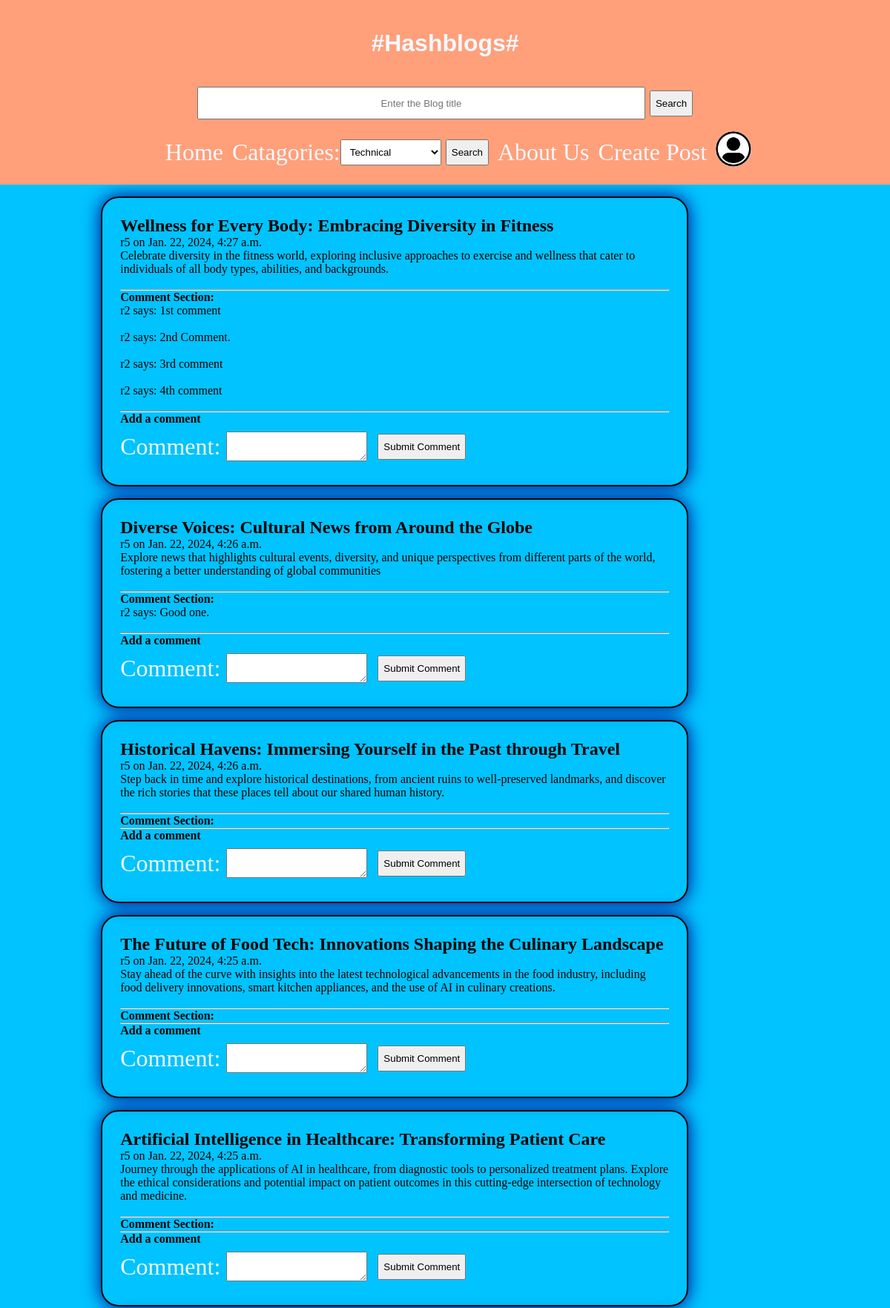
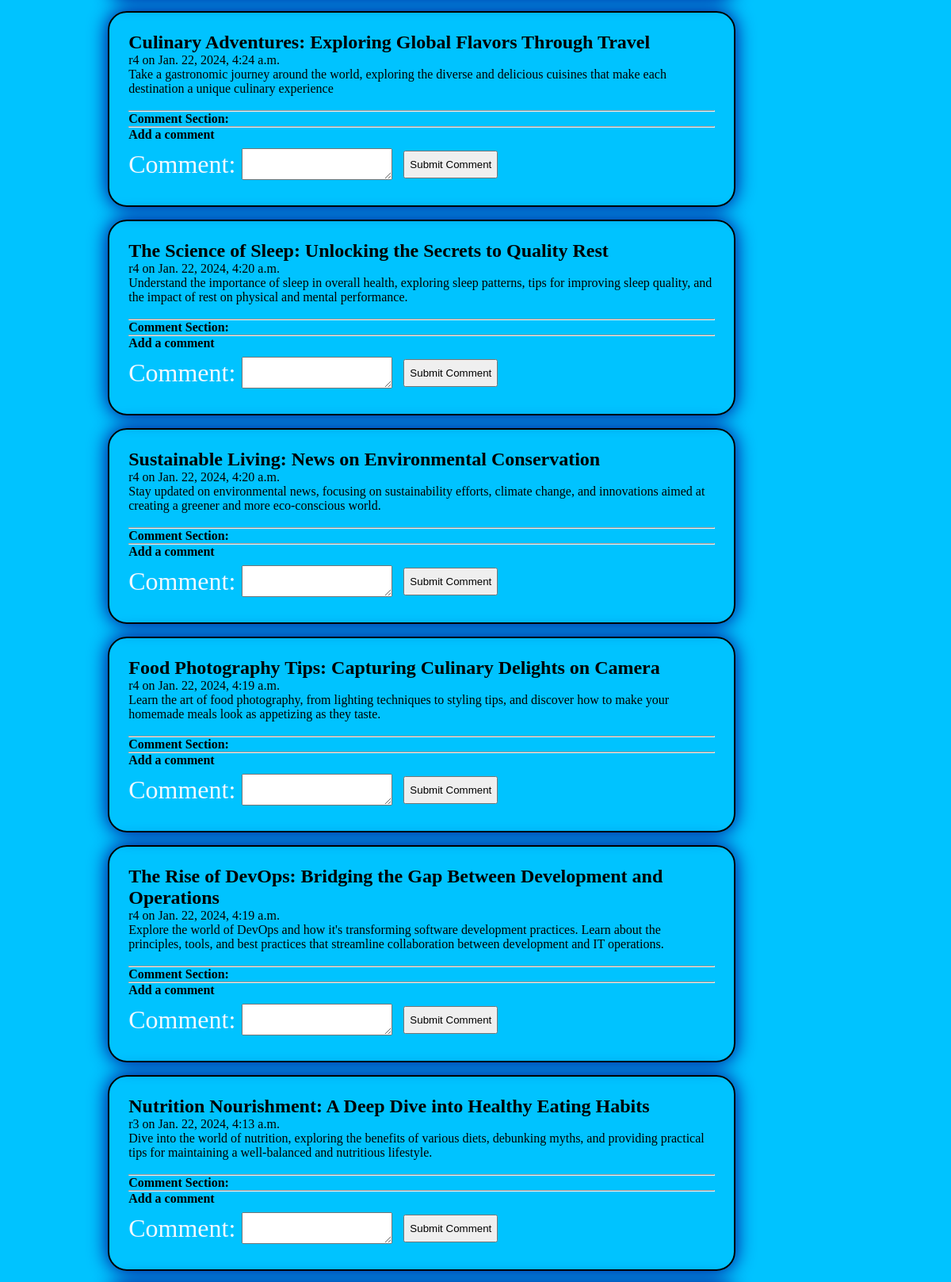
Screenshot of / (signed in, upper part) with the database file from the repository (2 pictures, top to bottom).
### blog/models.py (models this page shows, shortened)
class BlogPost(models.Model):
    title = models.CharField(max_length=255)
    Catagories = models.CharField(max_length=255, default = "Others")
    content = models.TextField()
    author = models.ForeignKey(User, on_delete=models.CASCADE)
    date_posted = models.DateTimeField()

class Comment(models.Model):
    post = models.ForeignKey(BlogPost, related_name='comments', on_delete=models.CASCADE)
    name = models.CharField(max_length=100)
    comment_content = models.TextField(null = False)
    created_at = models.DateTimeField()

### blog/views.py (the view)
# urls.py: path('',views.index,name="index"),
def index(request):
    if request.user.is_anonymous:
        return redirect("login")
    else:
        posts = BlogPost.objects.all().order_by('-date_posted')
        context={
            'posts':posts
        }
        return render(request,'index.html',context)

### template/index.html (shortened to what this page needs)
{% extends "Base.html" %}
{% load static %}
    {% block stylesheet %}
    <link rel="stylesheet" href="{% static 'styleindex.css' %}">
    {% endblock stylesheet %}
    {% block body %}
    <div class="body">
        <div class="blogs">
            {% for posts in posts %}
            <div class="blog">
                <h2>{{posts.title}}</h2>
                <p>{{posts.author}} on {{posts.date_posted}}</p>
                <p>{{posts.content}}</p> <br>
                <hr>
                <h4>Comment Section:</h4>
                {% for comment in posts.comments.all %}
                <p>{{ comment.name }} says: {{ comment.comment_content }}</p>
                <br>
                {% endfor %}
                <hr>
                <h4>Add a comment</h4>
                <div class="new_comment">
                    <form method="post" action="{% url 'post_detail' pk=posts.pk %}">
                        <label for="content">Comment:</label>
                        <textarea name="content" rows="2" cols="30" required></textarea>
                        <br>
                        <button type="submit">Submit Comment</button>
                    </form>
                </div>
            </div>
            {% endfor %}
        </div>
    </div>
    {% endblock body %}

### static/stylebase.css (style rules this page uses)
* { margin: 0; padding: 0; }
nav ol a,label { align-items: center; text-decoration: none; font-size: 4vh; color: aliceblue; }
textarea { width: 15vw; margin: 1vh; }
button { padding: 1vh .5vw; margin-left: .5vw; }

### static/styleindex.css (style rules this page uses)
* { margin: 0; padding: 0; }
.body { min-height: 80vh; background-color: rgb(0, 195, 255); display: flex; flex-direction: row-reverse; align-items: center; justify-content: center; }
.blogs { max-width: 70%; }
form { display: flex; align-items: center; }
.blog { border: 2px solid black; margin: 2vh 2vw; padding: 2vw; border-radius: 3vh; box-shadow: 0 0 2vw darkblue; }
textarea { padding: .5vh; }

### rows the page displays
BlogPost: title "Wellness for Every Body: Embracing Diversity in Fitness", author "r5", date_posted "Jan. 22, 2024, 4:27 a.m.", content "Celebrate diversity in the fitness world, exploring inclusive approaches to exercise and wellness that cater to individuals of all body types, abilities, and backgrounds."
Comment: name "r2", comment_content "1st comment"
Comment: name "r2", comment_content "2nd Comment."
Comment: name "r2", comment_content "3rd comment"
Comment: name "r2", comment_content "4th comment"
BlogPost: title "Diverse Voices: Cultural News from Around the Globe", author "r5", date_posted "Jan. 22, 2024, 4:26 a.m.", content "Explore news that highlights cultural events, diversity, and unique perspectives from different parts of the world, fostering a better understanding of global communities"
Comment: name "r2", comment_content "Good one."
BlogPost: title "Historical Havens: Immersing Yourself in the Past through Travel", author "r5", date_posted "Jan. 22, 2024, 4:26 a.m.", content "Step back in time and explore historical destinations, from ancient ruins to well-preserved landmarks, and discover the rich stories that these places tell about our shared human history."
BlogPost: title "The Future of Food Tech: Innovations Shaping the Culinary Landscape", author "r5", date_posted "Jan. 22, 2024, 4:25 a.m.", content "Stay ahead of the curve with insights into the latest technological advancements in the food industry, including food delivery innovations, smart kitchen appliances, and the use of AI in culinary creations."
BlogPost: title "Artificial Intelligence in Healthcare: Transforming Patient Care", author "r5", date_posted "Jan. 22, 2024, 4:25 a.m.", content "Journey through the applications of AI in healthcare, from diagnostic tools to personalized treatment plans. Explore the ethical considerations and potential impact on patient outcomes in this cutting-edge intersection of technology and medicine."
BlogPost: title "Culinary Adventures: Exploring Global Flavors Through Travel", author "r4", date_posted "Jan. 22, 2024, 4:24 a.m.", content "Take a gastronomic journey around the world, exploring the diverse and delicious cuisines that make each destination a unique culinary experience"
BlogPost: title "The Science of Sleep: Unlocking the Secrets to Quality Rest", author "r4", date_posted "Jan. 22, 2024, 4:20 a.m.", content "Understand the importance of sleep in overall health, exploring sleep patterns, tips for improving sleep quality, and the impact of rest on physical and mental performance."
BlogPost: title "Sustainable Living: News on Environmental Conservation", author "r4", date_posted "Jan. 22, 2024, 4:20 a.m.", content "Stay updated on environmental news, focusing on sustainability efforts, climate change, and innovations aimed at creating a greener and more eco-conscious world."
BlogPost: title "Food Photography Tips: Capturing Culinary Delights on Camera", author "r4", date_posted "Jan. 22, 2024, 4:19 a.m.", content "Learn the art of food photography, from lighting techniques to styling tips, and discover how to make your homemade meals look as appetizing as they taste."
BlogPost: title "The Rise of DevOps: Bridging the Gap Between Development and Operations", author "r4", date_posted "Jan. 22, 2024, 4:19 a.m.", content "Explore the world of DevOps and how it's transforming software development practices. Learn about the principles, tools, and best practices that streamline collaboration between development and IT operations."
BlogPost: title "Nutrition Nourishment: A Deep Dive into Healthy Eating Habits", author "r3", date_posted "Jan. 22, 2024, 4:13 a.m.", content "Dive into the world of nutrition, exploring the benefits of various diets, debunking myths, and providing practical tips for maintaining a well-balanced and nutritious lifestyle."
